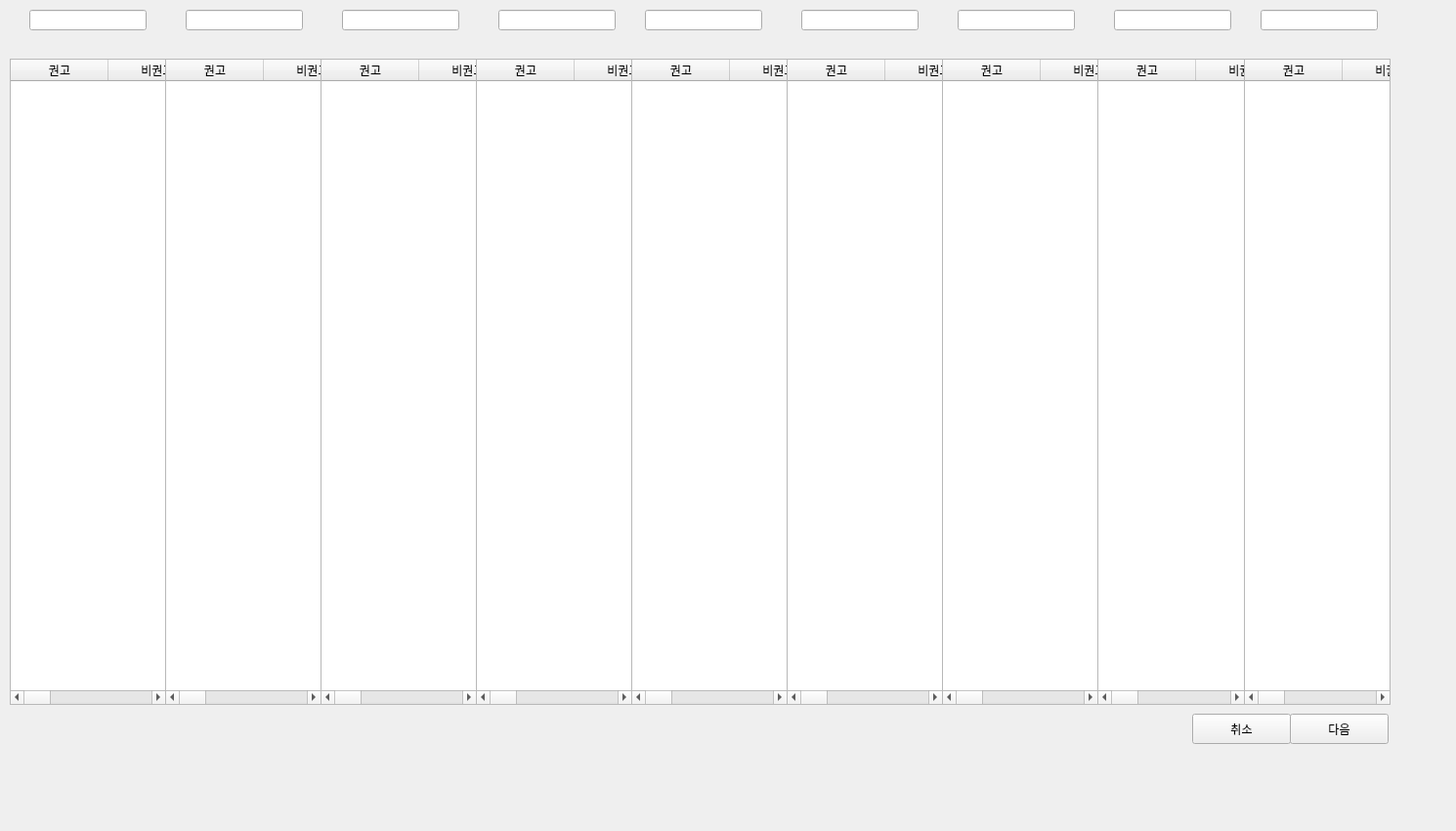
      <widget class="QWidget" name="page_data_nut_4_23">
       <widget class="QWidget" name="widget_71" native="true">
        <property name="geometry">
         <rect>
          <x>0</x>
          <y>0</y>
          <width>1481</width>
          <height>841</height>
         </rect>
        </property>
        <widget class="QTableWidget" name="tableWidget_nutrients1_23">
         <property name="geometry">
          <rect>
           <x>10</x>
           <y>60</y>
           <width>160</width>
           <height>661</height>
          </rect>
         </property>
         <property name="sizePolicy">
          <sizepolicy hsizetype="Expanding" vsizetype="Expanding">
           <horstretch>0</horstretch>
           <verstretch>0</verstretch>
          </sizepolicy>
         </property>
         <property name="sizeAdjustPolicy">
          <enum>QAbstractScrollArea::AdjustToContents</enum>
         </property>
         <column>
          <property name="text">
           <string>권고</string>
          </property>
         </column>
         <column>
          <property name="text">
           <string>비권고</string>
          </property>
         </column>
         <column>
          <property name="text">
           <string>영양소명</string>
          </property>
         </column>
         <column>
          <property name="text">
           <string>level</string>
          </property>
         </column>
         <column>
          <property name="text">
           <string>분류1</string>
          </property>
         </column>
         <column>
          <property name="text">
           <string>분류2</string>
          </property>
         </column>
        </widget>
        <widget class="QWidget" name="widget_73" native="true">
         <property name="geometry">
          <rect>
           <x>1120</x>
           <y>710</y>
           <width>311</width>
           <height>71</height>
          </rect>
         </property>
         <widget class="QPushButton" name="btn_cancel_23">
          <property name="geometry">
           <rect>
            <x>100</x>
            <y>20</y>
            <width>101</width>
            <height>31</height>
           </rect>
          </property>
          <property name="text">
           <string>취소</string>
          </property>
         </widget>
         <widget class="QPushButton" name="btn_next_23">
          <property name="geometry">
           <rect>
            <x>200</x>
            <y>20</y>
            <width>101</width>
            <height>31</height>
           </rect>
          </property>
          <property name="text">
           <string>다음</string>
          </property>
         </widget>
        </widget>
        <widget class="QLabel" name="label_264">
         <property name="geometry">
          <rect>
           <x>820</x>
           <y>40</y>
           <width>60</width>
           <height>16</height>
          </rect>
         </property>
         <property name="text">
          <string/>
         </property>
        </widget>
        <widget class="QTableWidget" name="tableWidget_nutrients2_23">
         <property name="geometry">
          <rect>
           <x>169</x>
           <y>60</y>
           <width>160</width>
           <height>661</height>
          </rect>
         </property>
         <property name="sizePolicy">
          <sizepolicy hsizetype="Expanding" vsizetype="Expanding">
           <horstretch>0</horstretch>
           <verstretch>0</verstretch>
          </sizepolicy>
         </property>
         <property name="sizeAdjustPolicy">
          <enum>QAbstractScrollArea::AdjustToContents</enum>
         </property>
         <column>
          <property name="text">
           <string>권고</string>
          </property>
         </column>
         <column>
          <property name="text">
           <string>비권고</string>
          </property>
         </column>
         <column>
          <property name="text">
           <string>영양소명</string>
          </property>
         </column>
         <column>
          <property name="text">
           <string>level</string>
          </property>
         </column>
         <column>
          <property name="text">
           <string>분류1</string>
          </property>
         </column>
         <column>
          <property name="text">
           <string>분류2</string>
          </property>
         </column>
        </widget>
        <widget class="QTableWidget" name="tableWidget_nutrients3_23">
         <property name="geometry">
          <rect>
           <x>328</x>
           <y>60</y>
           <width>160</width>
           <height>661</height>
          </rect>
         </property>
         <property name="sizePolicy">
          <sizepolicy hsizetype="Expanding" vsizetype="Expanding">
           <horstretch>0</horstretch>
           <verstretch>0</verstretch>
          </sizepolicy>
         </property>
         <property name="sizeAdjustPolicy">
          <enum>QAbstractScrollArea::AdjustToContents</enum>
         </property>
         <column>
          <property name="text">
           <string>권고</string>
          </property>
         </column>
         <column>
          <property name="text">
           <string>비권고</string>
          </property>
         </column>
         <column>
          <property name="text">
           <string>영양소명</string>
          </property>
         </column>
         <column>
          <property name="text">
           <string>level</string>
          </property>
         </column>
         <column>
          <property name="text">
           <string>분류1</string>
          </property>
         </column>
         <column>
          <property name="text">
           <string>분류2</string>
          </property>
         </column>
        </widget>
        <widget class="QTableWidget" name="tableWidget_nutrients4_23">
         <property name="geometry">
          <rect>
           <x>487</x>
           <y>60</y>
           <width>160</width>
           <height>661</height>
          </rect>
         </property>
         <property name="sizePolicy">
          <sizepolicy hsizetype="Expanding" vsizetype="Expanding">
           <horstretch>0</horstretch>
           <verstretch>0</verstretch>
          </sizepolicy>
         </property>
         <property name="sizeAdjustPolicy">
          <enum>QAbstractScrollArea::AdjustToContents</enum>
         </property>
         <column>
          <property name="text">
           <string>권고</string>
          </property>
         </column>
         <column>
          <property name="text">
           <string>비권고</string>
          </property>
         </column>
         <column>
          <property name="text">
           <string>영양소명</string>
          </property>
         </column>
         <column>
          <property name="text">
           <string>level</string>
          </property>
         </column>
         <column>
          <property name="text">
           <string>분류1</string>
          </property>
         </column>
         <column>
          <property name="text">
           <string>분류2</string>
          </property>
         </column>
        </widget>
        <widget class="QTableWidget" name="tableWidget_nutrients5_23">
         <property name="geometry">
          <rect>
           <x>646</x>
           <y>60</y>
           <width>160</width>
           <height>661</height>
          </rect>
         </property>
         <property name="sizePolicy">
          <sizepolicy hsizetype="Expanding" vsizetype="Expanding">
           <horstretch>0</horstretch>
           <verstretch>0</verstretch>
          </sizepolicy>
         </property>
         <property name="sizeAdjustPolicy">
          <enum>QAbstractScrollArea::AdjustToContents</enum>
         </property>
         <column>
          <property name="text">
           <string>권고</string>
          </property>
         </column>
         <column>
          <property name="text">
           <string>비권고</string>
          </property>
         </column>
         <column>
          <property name="text">
           <string>영양소명</string>
          </property>
         </column>
         <column>
          <property name="text">
           <string>level</string>
          </property>
         </column>
         <column>
          <property name="text">
           <string>분류1</string>
          </property>
         </column>
         <column>
          <property name="text">
           <string>분류2</string>
          </property>
         </column>
        </widget>
        <widget class="QTableWidget" name="tableWidget_nutrients6_23">
         <property name="geometry">
          <rect>
           <x>805</x>
           <y>60</y>
           <width>160</width>
           <height>661</height>
          </rect>
         </property>
         <property name="sizePolicy">
          <sizepolicy hsizetype="Expanding" vsizetype="Expanding">
           <horstretch>0</horstretch>
           <verstretch>0</verstretch>
          </sizepolicy>
         </property>
         <property name="sizeAdjustPolicy">
          <enum>QAbstractScrollArea::AdjustToContents</enum>
         </property>
         <column>
          <property name="text">
           <string>권고</string>
          </property>
         </column>
         <column>
          <property name="text">
           <string>비권고</string>
          </property>
         </column>
         <column>
          <property name="text">
           <string>영양소명</string>
          </property>
         </column>
         <column>
          <property name="text">
           <string>level</string>
          </property>
         </column>
         <column>
          <property name="text">
           <string>분류1</string>
          </property>
         </column>
         <column>
          <property name="text">
           <string>분류2</string>
          </property>
         </column>
        </widget>
        <widget class="QTableWidget" name="tableWidget_nutrients7_23">
         <property name="geometry">
          <rect>
           <x>964</x>
           <y>60</y>
           <width>160</width>
           <height>661</height>
          </rect>
         </property>
         <property name="sizePolicy">
          <sizepolicy hsizetype="Expanding" vsizetype="Expanding">
           <horstretch>0</horstretch>
           <verstretch>0</verstretch>
          </sizepolicy>
         </property>
         <property name="sizeAdjustPolicy">
          <enum>QAbstractScrollArea::AdjustToContents</enum>
         </property>
         <column>
          <property name="text">
           <string>권고</string>
          </property>
         </column>
         <column>
          <property name="text">
           <string>비권고</string>
          </property>
         </column>
         <column>
          <property name="text">
           <string>영양소명</string>
          </property>
         </column>
         <column>
          <property name="text">
           <string>level</string>
          </property>
         </column>
         <column>
          <property name="text">
           <string>분류1</string>
          </property>
         </column>
         <column>
          <property name="text">
           <string>분류2</string>
          </property>
         </column>
        </widget>
        <widget class="QTableWidget" name="tableWidget_nutrients8_23">
         <property name="geometry">
          <rect>
           <x>1123</x>
           <y>60</y>
           <width>151</width>
           <height>661</height>
          </rect>
         </property>
         <property name="sizePolicy">
          <sizepolicy hsizetype="Expanding" vsizetype="Expanding">
           <horstretch>0</horstretch>
           <verstretch>0</verstretch>
          </sizepolicy>
         </property>
         <property name="sizeAdjustPolicy">
          <enum>QAbstractScrollArea::AdjustToContents</enum>
         </property>
         <column>
          <property name="text">
           <string>권고</string>
          </property>
         </column>
         <column>
          <property name="text">
           <string>비권고</string>
          </property>
         </column>
         <column>
          <property name="text">
           <string>영양소명</string>
          </property>
         </column>
         <column>
          <property name="text">
           <string>level</string>
          </property>
         </column>
         <column>
          <property name="text">
           <string>분류1</string>
          </property>
         </column>
         <column>
          <property name="text">
           <string>분류2</string>
          </property>
         </column>
        </widget>
        <widget class="QTableWidget" name="tableWidget_nutrients9_23">
         <property name="geometry">
          <rect>
           <x>1273</x>
           <y>60</y>
           <width>150</width>
           <height>661</height>
          </rect>
         </property>
         <property name="sizePolicy">
          <sizepolicy hsizetype="Expanding" vsizetype="Expanding">
           <horstretch>0</horstretch>
           <verstretch>0</verstretch>
          </sizepolicy>
         </property>
         <property name="sizeAdjustPolicy">
          <enum>QAbstractScrollArea::AdjustToContents</enum>
         </property>
         <column>
          <property name="text">
           <string>권고</string>
          </property>
         </column>
         <column>
          <property name="text">
           <string>비권고</string>
          </property>
         </column>
         <column>
          <property name="text">
           <string>영양소명</string>
          </property>
         </column>
         <column>
          <property name="text">
           <string>level</string>
          </property>
         </column>
         <column>
          <property name="text">
           <string>분류1</string>
          </property>
         </column>
         <column>
          <property name="text">
           <string>분류2</string>
          </property>
         </column>
        </widget>
        <widget class="QLineEdit" name="lineEdit_cat1_23">
         <property name="geometry">
          <rect>
           <x>30</x>
           <y>10</y>
           <width>120</width>
           <height>21</height>
          </rect>
         </property>
        </widget>
        <widget class="QLineEdit" name="lineEdit_cat2_23">
         <property name="geometry">
          <rect>
           <x>190</x>
           <y>10</y>
           <width>120</width>
           <height>21</height>
          </rect>
         </property>
        </widget>
        <widget class="QLineEdit" name="lineEdit_cat3_23">
         <property name="geometry">
          <rect>
           <x>350</x>
           <y>10</y>
           <width>120</width>
           <height>21</height>
          </rect>
         </property>
        </widget>
        <widget class="QLineEdit" name="lineEdit_cat4_23">
         <property name="geometry">
          <rect>
           <x>510</x>
           <y>10</y>
           <width>120</width>
           <height>21</height>
          </rect>
         </property>
        </widget>
        <widget class="QLineEdit" name="lineEdit_cat5_23">
         <property name="geometry">
          <rect>
           <x>660</x>
           <y>10</y>
           <width>120</width>
           <height>21</height>
          </rect>
         </property>
        </widget>
        <widget class="QLineEdit" name="lineEdit_cat6_23">
         <property name="geometry">
          <rect>
           <x>820</x>
           <y>10</y>
           <width>120</width>
           <height>21</height>
          </rect>
         </property>
        </widget>
        <widget class="QLineEdit" name="lineEdit_cat7_23">
         <property name="geometry">
          <rect>
           <x>980</x>
           <y>10</y>
           <width>120</width>
           <height>21</height>
          </rect>
         </property>
        </widget>
        <widget class="QLineEdit" name="lineEdit_cat8_23">
         <property name="geometry">
          <rect>
           <x>1140</x>
           <y>10</y>
           <width>120</width>
           <height>21</height>
          </rect>
         </property>
        </widget>
        <widget class="QLineEdit" name="lineEdit_cat9_23">
         <property name="geometry">
          <rect>
           <x>1290</x>
           <y>10</y>
           <width>120</width>
           <height>21</height>
          </rect>
         </property>
        </widget>
       </widget>
      </widget>
